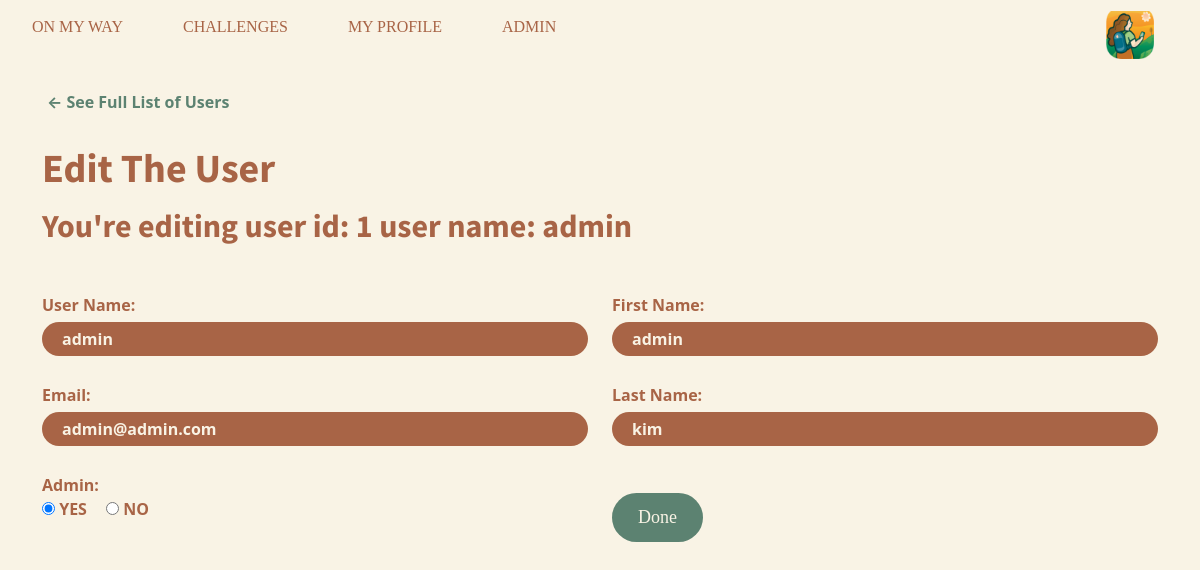
Page /index.php?action=admin_edit&id=1 (signed in) on the committed database.
### tables this page shows
CREATE TABLE users (
  id int(11) NOT NULL AUTO_INCREMENT,
  username varchar(64) NOT NULL,
  password varchar(64) NOT NULL,
  first_name varchar(64) NOT NULL,
  last_name varchar(64) NOT NULL,
  email varchar(64) NOT NULL,
  created_date datetime NOT NULL,
  points_total int(11) DEFAULT '0',
  is_deleted tinyint(1) NOT NULL DEFAULT 0,
  admin tinyint(1) NOT NULL,
  PRIMARY KEY (id)
);

### controller/adminContr.class.php (called while the page is built, shortened)
<?php
include_once './model/adminManager.php';
class AdminContr {
    public static function adminEdit(){
        $admin_edit_manager = new Admin();
        $id = $_GET['id'];
        $user = $admin_edit_manager->showEntry($id);
        include './view/adminEditView.php';
    }
}

### model/adminManager.php (called while the page is built, shortened)
<?php
class Admin extends Db {
    function showEntry($id)
    {
        $db = Db::connectDB();
        $users = $db->prepare('SELECT * FROM users WHERE id = ? AND is_deleted = 0');
        $users->execute([$id]);
        $user = $users->fetch();
        return $user;
    }
}

### view/adminEditView.php (the view, shortened to what this page needs)
<?php
    $admin_check = isset($user['admin']) && $user['admin'] == 1 ? 1:0;
?>
<div class="container form-view">
    <div class="back-btn">
        <a href="<?= ADMIN_PATH ?>">← See Full List of Users</a>
    </div>
    <h1>Edit The User</h1>
    <h2>You're editing user id: <?= $user['id'];?> user name: <?= $user['username'];?></h2>
    <form method="POST" action="" style="margin-top: 3rem;">
    <div class="row">
            <div class="col-md-6 col-12 form-box">
                <div class="fields">
                    <label for="username">User Name: </label>
                    <input type="text" name="username" id="username" value=<?= isset($user['username'])? $user['username']:" ";?>>
                </div>
                <div class="fields">
                    <label for="email">Email: </label>
                    <input type="text" name="email" id="email" value=<?= isset($user['email'])? $user['email']:" ";?>>
                </div>
                <div class="fields">
                    <label>Admin: </label>
                    <div id="exception">
                        <input class="radio" type="radio" name="admin" id="yes" value="1" <?= $admin_check == 1? 'checked':""?>>
                        <label for="yes">YES</label>
                        <input class="radio" type="radio" name="admin" id="no" value="0"  <?= $admin_check == 0? 'checked':""?>>
                        <label for="no">NO</label>
                    </div>
                </div>
            </div>
            <div class="col-md-6 col-12 form-box">
                <div class="fields">
                    <label for="first_name">First Name: </label>
                    <input type="text" name="first_name" id="first_name" value=<?= isset($user['first_name'])? $user['first_name']:" ";?>>
                </div>
                <div class="fields">
                    <label for="last_name">Last Name: </label>
                    <input type="text" name="last_name" id="last_name" value=<?= isset($user['last_name'])? $user['last_name']:" ";?>>
                </div>
                <button type="submit" name="edit" value="edit" class="submit-btn">Done</button>
            </div>
        </div>
    </form>
</div>
<?php
    include 'template.php';
?>

### public/styles.css (style rules this page uses)
:root { --brown: #a86446; --dark-green: #5c8271; --light-green: #83b8a1; --light-orange: hsl(42, 62%, 94%); --white: #ffffff; }
html { height: 100%; }
html, body { margin: 0; padding: 0; background-color: #f9f3e5; position:relative; }
::placeholder { color: #83b8a1; opacity: 1; }
.login_button, .register_button, .submit-btn { border:1px solid transparent; border-radius: 30px; width: 100px; height: 40px; background-color: #5c8271; color: #f9f3e5; margin-top: 25px; font-family: 'Eastman-Bold'; font-size: large; }
h1, h2, h3, h4, h5 { color: #a86446; }
.list-view h1, .admin-view h1, .form-view h1, .admin-view h2, .form-view h2 { font-family: 'Source Sans Pro', sans-serif; font-weight: bold; margin: 30px 0 15px; }
.admin-view h2, .form-view h2 { margin: auto; }
.search-box input, .add-btn, .form-box input, .form-box textarea, .form-box select { border: transparent; border-radius: 30px; height: fit-content; padding: 5px 20px; margin: 10px 0; background-color: #a86446; color: #f9f3e5; font-weight: bold; }
.search-box button, .form-view label { border: transparent; background-color: transparent; color: #a86446; font-weight: bold; }
.form-view label { display: block; }
.form-box input, .form-box textarea, .form-box select { width: -webkit-fill-available; margin: 5px 0 22px; }
.form-box .fields { height: 90px; }
.submit-btn { width: fit-content; height: fit-content; padding: 10px 25px; margin-top: 20px; }
.back-btn { font-weight: bold; color: #5c8271; margin: 20px 5px; }
.back-btn a { color: #5c8271; text-decoration: none; }
.form-view #exception .radio { width: auto; }
.form-view #exception label { display: inline-block; margin-right: 15px; }

### rows in the picture
users: id "1", username "admin", email "admin@admin.com", admin "☑ YES", admin "☐ NO", first_name "admin", last_name "kim"
